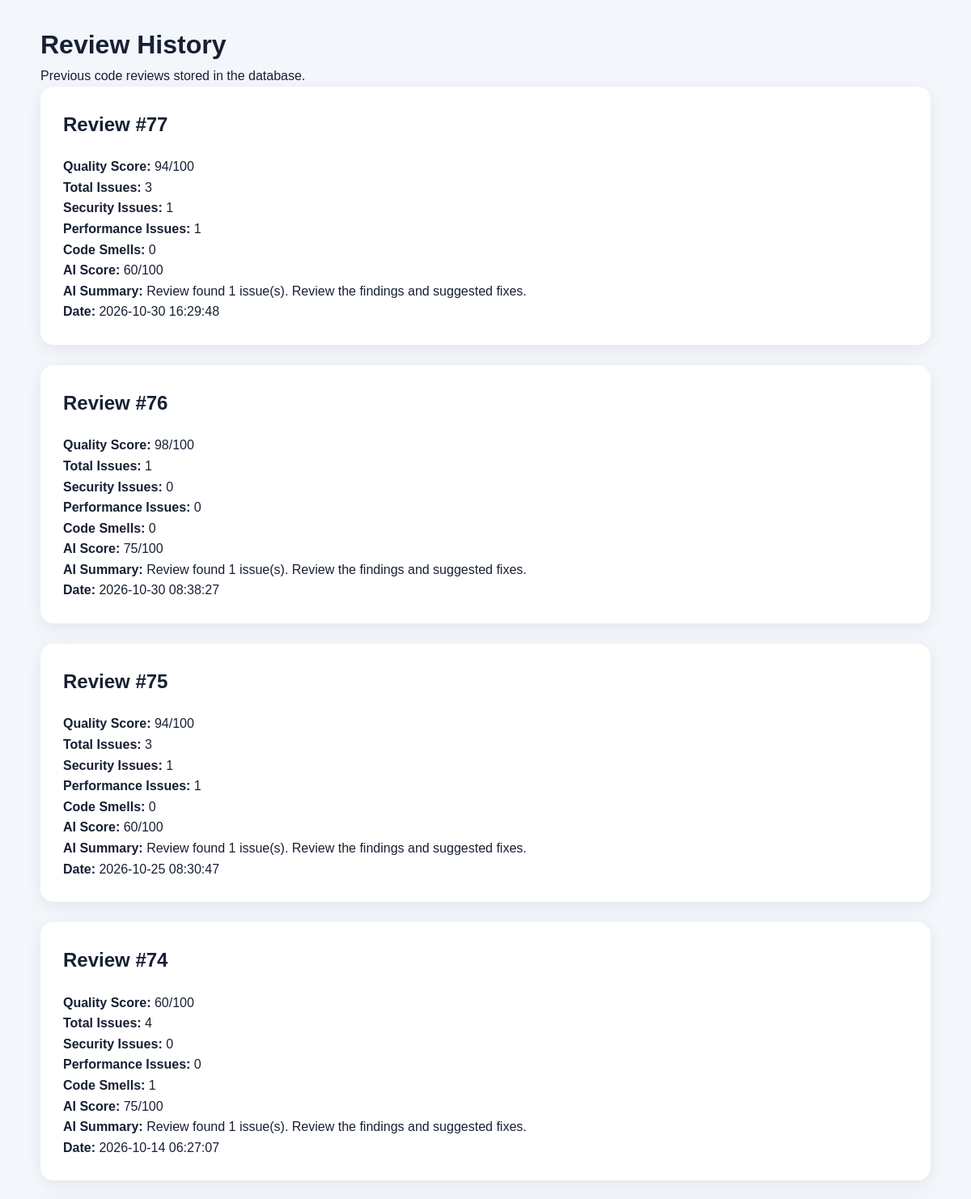
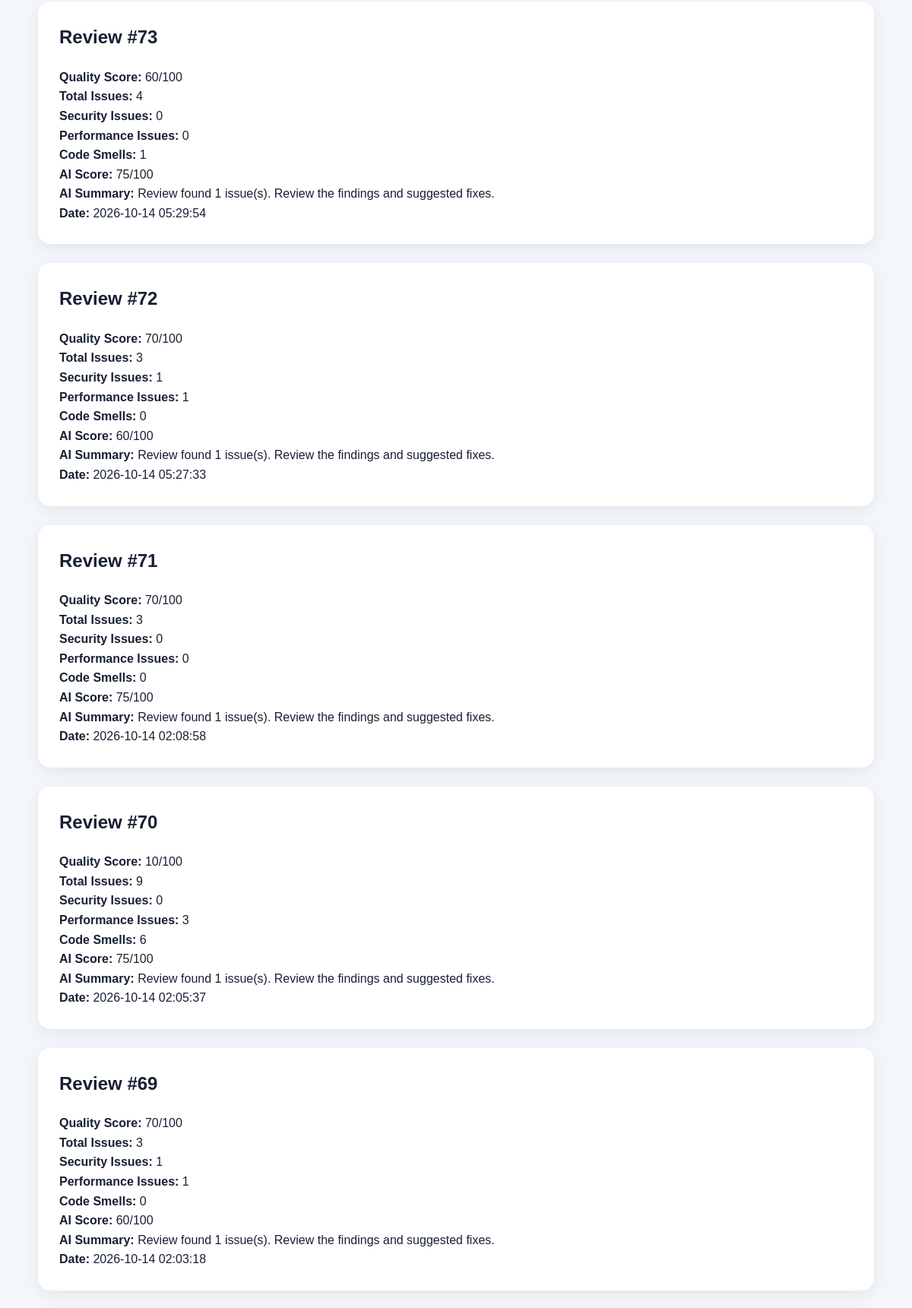
The app's page /history (upper part) with its own data (2 pictures, top to bottom).
### tables this page shows
CREATE TABLE reviews (
            id INTEGER PRIMARY KEY AUTOINCREMENT,
            code TEXT NOT NULL,
            quality_score INTEGER,
            issue_count INTEGER,
            security_issues INTEGER,
            performance_issues INTEGER,
            code_smells INTEGER,
            ai_score INTEGER,
            ai_summary TEXT,
            corrected_code TEXT,
            created_at TIMESTAMP DEFAULT CURRENT_TIMESTAMP
        );

### app.py (the view)
@app.route("/history")
def history():
    connection = sqlite3.connect("code_review.db")
    try:
        cursor = connection.cursor()
        cursor.execute("SELECT * FROM reviews ORDER BY id DESC")
        reviews = cursor.fetchall()
    finally:
        connection.close()
    return render_template("history.html", reviews=reviews)

### templates/history.html (shortened to what this page needs)
<!DOCTYPE html>
<html lang="en">
<head>
    <link rel="stylesheet"
          href="{{ url_for('static', filename='style.css') }}">
</head>
<body>
    <div class="container">
        <h1>Review History</h1>
        <p>
            Previous code reviews stored in the database.
        </p>
        {% if reviews %}
            {% for review in reviews %}
                <div class="card">
                    <h2>Review #{{ review[0] }}</h2>
                    <p>
                        <strong>Quality Score:</strong>
                        {{ review[2] }}/100
                    </p>
                    <p>
                        <strong>Total Issues:</strong>
                        {{ review[3] }}
                    </p>
                    <p>
                        <strong>Security Issues:</strong>
                        {{ review[4] }}
                    </p>
                    <p>
                        <strong>Performance Issues:</strong>
                        {{ review[5] }}
                    </p>
                    <p>
                        <strong>Code Smells:</strong>
                        {{ review[6] }}
                    </p>
                    <p>
                        <strong>AI Score:</strong>
                        {{ review[7] }}/100
                    </p>
                    <p>
                        <strong>AI Summary:</strong>
                        {{ review[8] }}
                    </p>
                    <p>
                        <strong>Date:</strong>
                        {{ review[10] }}
                    </p>
                </div>
            {% endfor %}
        {% endif %}
        <br>
    </div>
</body>
</html>

### static/style.css (style rules this page uses)
* { box-sizing: border-box; margin: 0; padding: 0; }
body { font-family: Arial, Helvetica, sans-serif; background: #f3f6fb; color: #172033; line-height: 1.6; }
.container { width: 92%; max-width: 1100px; margin: 30px auto; }
.card { background: white; padding: 28px; border-radius: 16px; margin-bottom: 25px; box-shadow: 0 5px 20px rgba(0,0,0,0.07); }
.card h2 { margin-bottom: 20px; }

### records on screen
reviews: id "77", quality_score "94", issue_count "3", security_issues "1", performance_issues "1", code_smells "0", ai_score "60", ai_summary "Review found 1 issue(s). Review the findings and suggested fixes.", created_at "2026-10-30 16:29:48"
reviews: id "76", quality_score "98", issue_count "1", security_issues "0", performance_issues "0", code_smells "0", ai_score "75", ai_summary "Review found 1 issue(s). Review the findings and suggested fixes.", created_at "2026-10-30 08:38:27"
reviews: id "75", quality_score "94", issue_count "3", security_issues "1", performance_issues "1", code_smells "0", ai_score "60", ai_summary "Review found 1 issue(s). Review the findings and suggested fixes.", created_at "2026-10-25 08:30:47"
reviews: id "74", quality_score "60", issue_count "4", security_issues "0", performance_issues "0", code_smells "1", ai_score "75", ai_summary "Review found 1 issue(s). Review the findings and suggested fixes.", created_at "2026-10-14 06:27:07"
reviews: id "73", quality_score "60", issue_count "4", security_issues "0", performance_issues "0", code_smells "1", ai_score "75", ai_summary "Review found 1 issue(s). Review the findings and suggested fixes.", created_at "2026-10-14 05:29:54"
reviews: id "72", quality_score "70", issue_count "3", security_issues "1", performance_issues "1", code_smells "0", ai_score "60", ai_summary "Review found 1 issue(s). Review the findings and suggested fixes.", created_at "2026-10-14 05:27:33"
reviews: id "71", quality_score "70", issue_count "3", security_issues "0", performance_issues "0", code_smells "0", ai_score "75", ai_summary "Review found 1 issue(s). Review the findings and suggested fixes.", created_at "2026-10-14 02:08:58"
reviews: id "70", quality_score "10", issue_count "9", security_issues "0", performance_issues "3", code_smells "6", ai_score "75", ai_summary "Review found 1 issue(s). Review the findings and suggested fixes.", created_at "2026-10-14 02:05:37"
reviews: id "69", quality_score "70", issue_count "3", security_issues "1", performance_issues "1", code_smells "0", ai_score "60", ai_summary "Review found 1 issue(s). Review the findings and suggested fixes.", created_at "2026-10-14 02:03:18"
